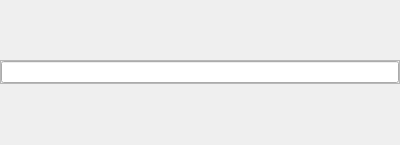
<?xml version="1.0" encoding="UTF-8"?>
<ui version="4.0">
 <class>OperationWidget</class>
 <widget class="QDockWidget" name="OperationWidget">
  <property name="geometry">
   <rect>
    <x>0</x>
    <y>0</y>
    <width>400</width>
    <height>145</height>
   </rect>
  </property>
  <property name="sizePolicy">
   <sizepolicy hsizetype="Expanding" vsizetype="Expanding">
    <horstretch>0</horstretch>
    <verstretch>0</verstretch>
   </sizepolicy>
  </property>
  <property name="acceptDrops">
   <bool>false</bool>
  </property>
  <property name="styleSheet">
   <string notr="true"/>
  </property>
  <property name="features">
   <set>QDockWidget::DockWidgetClosable|QDockWidget::DockWidgetMovable|QDockWidget::DockWidgetVerticalTitleBar</set>
  </property>
  <property name="windowTitle">
   <string>DockWidget</string>
  </property>
  <widget class="QWidget" name="dockWidgetContents">
   <property name="sizePolicy">
    <sizepolicy hsizetype="MinimumExpanding" vsizetype="MinimumExpanding">
     <horstretch>0</horstretch>
     <verstretch>0</verstretch>
    </sizepolicy>
   </property>
   <property name="styleSheet">
    <string notr="true"/>
   </property>
   <layout class="QVBoxLayout" name="verticalLayout">
    <property name="spacing">
     <number>0</number>
    </property>
    <property name="margin">
     <number>0</number>
    </property>
    <item>
     <widget class="QFrame" name="frame">
      <property name="sizePolicy">
       <sizepolicy hsizetype="Preferred" vsizetype="Fixed">
        <horstretch>0</horstretch>
        <verstretch>0</verstretch>
       </sizepolicy>
      </property>
      <property name="frameShape">
       <enum>QFrame::StyledPanel</enum>
      </property>
      <property name="frameShadow">
       <enum>QFrame::Raised</enum>
      </property>
      <layout class="QVBoxLayout" name="verticalLayout_2">
       <property name="margin">
        <number>0</number>
       </property>
       <item>
        <widget class="QLineEdit" name="la_description">
         <property name="font">
          <font>
           <weight>50</weight>
           <bold>false</bold>
          </font>
         </property>
         <property name="autoFillBackground">
          <bool>false</bool>
         </property>
         <property name="styleSheet">
          <string notr="true"/>
         </property>
        </widget>
       </item>
      </layout>
     </widget>
    </item>
    <item>
     <layout class="QVBoxLayout" name="ltv_content">
      <property name="spacing">
       <number>0</number>
      </property>
      <property name="sizeConstraint">
       <enum>QLayout::SetDefaultConstraint</enum>
      </property>
      <property name="topMargin">
       <number>0</number>
      </property>
     </layout>
    </item>
   </layout>
  </widget>
 </widget>
 <resources/>
 <connections/>
</ui>
